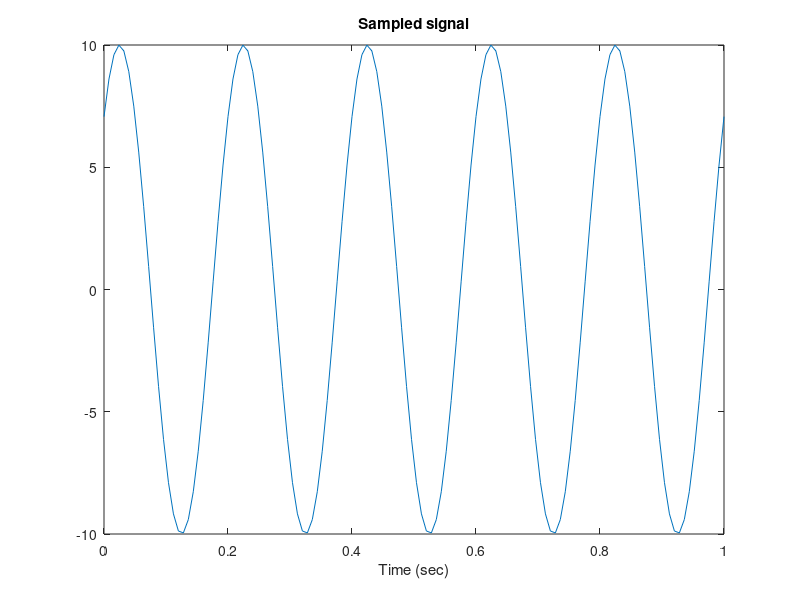
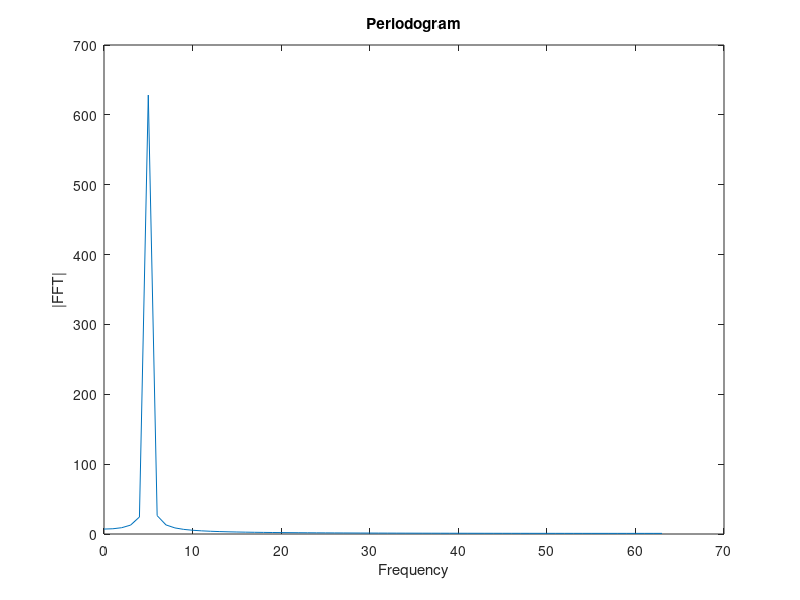

Write the MATLAB code that produced these figures, in order.
%% plot FM sinosuid 
% signal parameters
a1 = 5;
a2 = 2;
a3 = 2;
A = 10;
 %frequency in Hz
f0= 5; 
 %phase
phi=pi/4;
t = 0:0.001:1;     % Time vector from 0 to 1 second with step size 0.00


maxFreq = a1+2*a2+3*a3;
nyqFreq = 2*maxFreq;
samplFreq = 5*nyqFreq; 
samplIntrvl = 1/samplFreq;
sigLen= 1;
samplIntrvl= 0.008;
timeVec= 0:samplIntrvl:sigLen;
nSamples = length(timeVec);
% time vector
sigVec= A * sin(2 * pi * f0 * timeVec + phi);


% plot the signal
figure;
plot(timeVec, sigVec,'-');
xlabel('Time (sec)');
title('Sampled signal');
%Length of data 
dataLen = timeVec(end)-timeVec(1);
%DFT sample corresponding to Nyquist frequency
kNyq = floor(nSamples/2)+1;
% Positive Fourier frequencies
posFreq = (0:(kNyq-1))*(1/dataLen);
% FFT of signal
fftSig = fft(sigVec);
% Discard negative frequencies
fftSig = fftSig(1:kNyq);

%Plot periodogram
figure;
plot(posFreq,abs(fftSig));
xlabel('Frequency');
ylabel('|FFT|');
title('Periodogram');